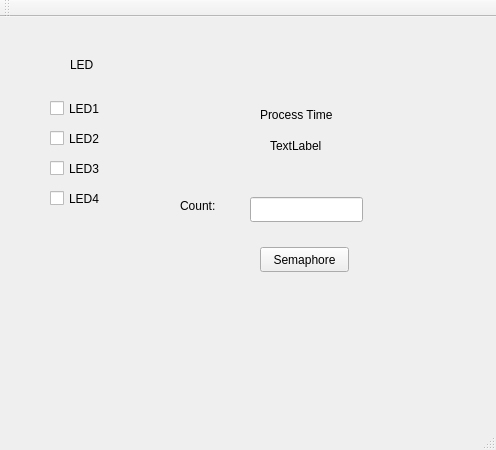
<?xml version="1.0" encoding="UTF-8"?>
<ui version="4.0">
 <class>MainWindow</class>
 <widget class="QMainWindow" name="MainWindow">
  <property name="geometry">
   <rect>
    <x>0</x>
    <y>0</y>
    <width>496</width>
    <height>450</height>
   </rect>
  </property>
  <property name="windowTitle">
   <string>MainWindow</string>
  </property>
  <widget class="QWidget" name="centralWidget">
   <widget class="QCheckBox" name="LED1">
    <property name="geometry">
     <rect>
      <x>50</x>
      <y>80</y>
      <width>92</width>
      <height>23</height>
     </rect>
    </property>
    <property name="text">
     <string>LED1</string>
    </property>
    <property name="shortcut">
     <string>1</string>
    </property>
   </widget>
   <widget class="QCheckBox" name="LED2">
    <property name="geometry">
     <rect>
      <x>50</x>
      <y>110</y>
      <width>92</width>
      <height>23</height>
     </rect>
    </property>
    <property name="text">
     <string>LED2</string>
    </property>
    <property name="shortcut">
     <string>2</string>
    </property>
   </widget>
   <widget class="QCheckBox" name="LED3">
    <property name="geometry">
     <rect>
      <x>50</x>
      <y>140</y>
      <width>92</width>
      <height>23</height>
     </rect>
    </property>
    <property name="text">
     <string>LED3</string>
    </property>
    <property name="shortcut">
     <string>3</string>
    </property>
   </widget>
   <widget class="QCheckBox" name="LED4">
    <property name="geometry">
     <rect>
      <x>50</x>
      <y>170</y>
      <width>92</width>
      <height>23</height>
     </rect>
    </property>
    <property name="text">
     <string>LED4</string>
    </property>
    <property name="shortcut">
     <string>4</string>
    </property>
   </widget>
   <widget class="QLabel" name="Times">
    <property name="geometry">
     <rect>
      <x>180</x>
      <y>180</y>
      <width>67</width>
      <height>17</height>
     </rect>
    </property>
    <property name="text">
     <string>Count:</string>
    </property>
   </widget>
   <widget class="QPushButton" name="LED_Shining">
    <property name="geometry">
     <rect>
      <x>260</x>
      <y>230</y>
      <width>89</width>
      <height>25</height>
     </rect>
    </property>
    <property name="text">
     <string>Semaphore</string>
    </property>
    <property name="shortcut">
     <string>Return</string>
    </property>
   </widget>
   <widget class="QLineEdit" name="times">
    <property name="geometry">
     <rect>
      <x>250</x>
      <y>180</y>
      <width>113</width>
      <height>25</height>
     </rect>
    </property>
   </widget>
   <widget class="QLabel" name="label">
    <property name="geometry">
     <rect>
      <x>70</x>
      <y>40</y>
      <width>91</width>
      <height>16</height>
     </rect>
    </property>
    <property name="text">
     <string>LED</string>
    </property>
   </widget>
   <widget class="QLabel" name="label_2">
    <property name="geometry">
     <rect>
      <x>260</x>
      <y>90</y>
      <width>141</width>
      <height>16</height>
     </rect>
    </property>
    <property name="text">
     <string>Process Time</string>
    </property>
   </widget>
   <widget class="QLabel" name="counter">
    <property name="geometry">
     <rect>
      <x>270</x>
      <y>120</y>
      <width>67</width>
      <height>17</height>
     </rect>
    </property>
    <property name="text">
     <string>TextLabel</string>
    </property>
   </widget>
  </widget>
  <widget class="QMenuBar" name="menuBar">
   <property name="geometry">
    <rect>
     <x>0</x>
     <y>0</y>
     <width>496</width>
     <height>22</height>
    </rect>
   </property>
  </widget>
  <widget class="QToolBar" name="mainToolBar">
   <attribute name="toolBarArea">
    <enum>TopToolBarArea</enum>
   </attribute>
   <attribute name="toolBarBreak">
    <bool>false</bool>
   </attribute>
  </widget>
  <widget class="QStatusBar" name="statusBar"/>
 </widget>
 <layoutdefault spacing="6" margin="11"/>
 <resources/>
 <connections/>
</ui>
